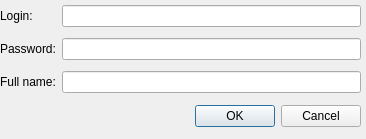
<?xml version="1.0" encoding="UTF-8"?>
<ui version="4.0">
 <class>User</class>
 <widget class="QDialog" name="User">
  <property name="geometry">
   <rect>
    <x>0</x>
    <y>0</y>
    <width>366</width>
    <height>139</height>
   </rect>
  </property>
  <property name="windowTitle">
   <string>User</string>
  </property>
  <widget class="QDialogButtonBox" name="buttonBox">
   <property name="geometry">
    <rect>
     <x>20</x>
     <y>100</y>
     <width>341</width>
     <height>32</height>
    </rect>
   </property>
   <property name="orientation">
    <enum>Qt::Horizontal</enum>
   </property>
   <property name="standardButtons">
    <set>QDialogButtonBox::Cancel|QDialogButtonBox::Ok</set>
   </property>
  </widget>
  <widget class="QWidget" name="gridLayoutWidget">
   <property name="geometry">
    <rect>
     <x>0</x>
     <y>0</y>
     <width>361</width>
     <height>101</height>
    </rect>
   </property>
   <layout class="QGridLayout" name="gridLayout">
    <item row="0" column="1">
     <widget class="QLineEdit" name="txtLogin"/>
    </item>
    <item row="0" column="0">
     <widget class="QLabel" name="lblLogin">
      <property name="text">
       <string>Login:</string>
      </property>
     </widget>
    </item>
    <item row="1" column="0">
     <widget class="QLabel" name="label_2">
      <property name="text">
       <string>Password:</string>
      </property>
     </widget>
    </item>
    <item row="2" column="0">
     <widget class="QLabel" name="label">
      <property name="text">
       <string>Full name:</string>
      </property>
     </widget>
    </item>
    <item row="1" column="1">
     <widget class="QLineEdit" name="txtPassword"/>
    </item>
    <item row="2" column="1">
     <widget class="QLineEdit" name="txtFullName"/>
    </item>
   </layout>
  </widget>
 </widget>
 <resources/>
 <connections>
  <connection>
   <sender>buttonBox</sender>
   <signal>accepted()</signal>
   <receiver>User</receiver>
   <slot>accept()</slot>
   <hints>
    <hint type="sourcelabel">
     <x>238</x>
     <y>114</y>
    </hint>
    <hint type="destinationlabel">
     <x>157</x>
     <y>138</y>
    </hint>
   </hints>
  </connection>
  <connection>
   <sender>buttonBox</sender>
   <signal>rejected()</signal>
   <receiver>User</receiver>
   <slot>reject()</slot>
   <hints>
    <hint type="sourcelabel">
     <x>306</x>
     <y>120</y>
    </hint>
    <hint type="destinationlabel">
     <x>286</x>
     <y>138</y>
    </hint>
   </hints>
  </connection>
 </connections>
</ui>
